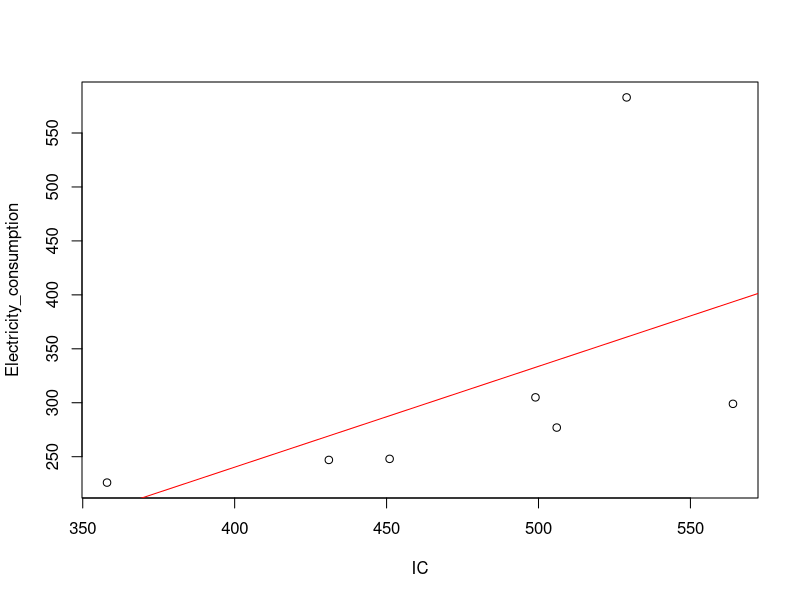

This chart was generated by the following R code:
data <- data.frame(IC_chips <- c(451,358,431,506,499,529,564),
                   Electricity_consumption <- c(248,226,247,277,305,583,299))
#a
model <- lm( Electricity_consumption ~ IC_chips ,data = data)

summary(model)


#b
#extimate the quadratic regrssion curve
quadratic_model <- lm(Electricity_consumption ~ poly(IC_chips, 2, raw = TRUE), data = data)

#c
prediction <-predict(model,new_data = data.frame(IC_chips = 495))
print(paste("PREDICTION ",prediction))
#d
plot(data$IC_chips,data$Electricity_consumption, model = "linear regression", xlab = "IC", ylab = "Electricity_consumption")
abline(model,col = 'red')
